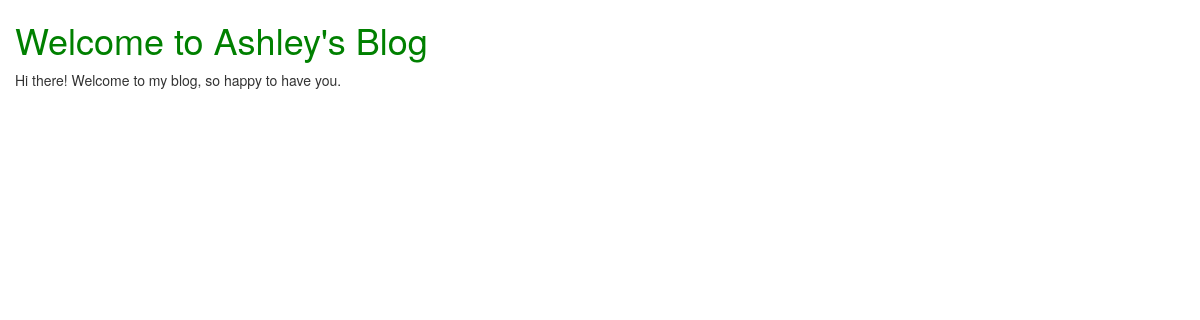
The app's page /, older data.
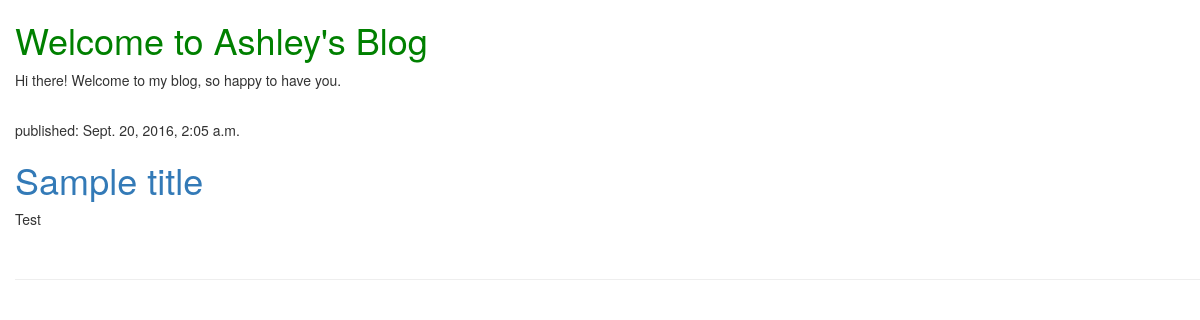
The same page, newer data.
### blog/models.py (models this page shows, shortened)
class Post(models.Model):
    author = models.ForeignKey('auth.User')
    title = models.CharField(max_length=200)
    text = models.TextField()
    created_date = models.DateTimeField(
        default = timezone.now)
    published_date = models.DateTimeField(
        blank=True, null=True)

### blog/views.py (the view)
# urls.py: url(r'^$', views.post_list, name='post_list'),
def post_list(request):
    posts = Post.objects.filter(published_date__lte=timezone.now()).order_by('published_date')
    return render(request, 'blog/post_list.html', {'posts': posts})

### blog/templates/blog/post_list.html (shortened to what this page needs)
{% extends 'base.html' %}
{% load staticfiles %}
{% block content %}
<head>
   <link rel="stylesheet" href="{% static 'css/blog.css' %}">
</head>
  <div>
    <h1 class= "apple"> Welcome to Ashley's Blog </h1>
  </div>
  <div>
    <p> Hi there! Welcome to my blog, so happy to have you.</p>
  </div><br>
  {% for post in posts %}
    <div>
          <p> published: {{ post.published_date }}</p>
          <h1><a href= "">{{ post.title }}</a></h1>
          <p>{{ post.text|linebreaksbr }}</p>
          <br>
        <hr>
    </div>
  {% endfor %}
  {% endblock %}

Row changes from the older to the newer data that the page shows:
added Post: published_date "Sept. 20, 2016, 2:05 a.m.", title "Sample title", text "Test"
